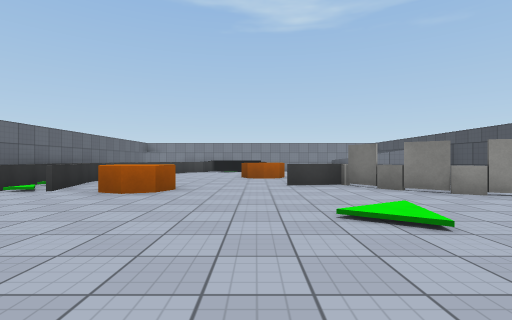
[1] (above)

15 first-person views from a walk through a Unity game level. The camera is 1.2 m above the floor, looks level and sees 85° across. The floor is counted in squares, 2 m on a side. Each view is taken from the middle of a square. On the plan, view 1 faces up. The plan holds only what a view shows up to about 9 squares ahead; the rest is blank. Surface patterns are stand-ins for the level's own textures.

[2]
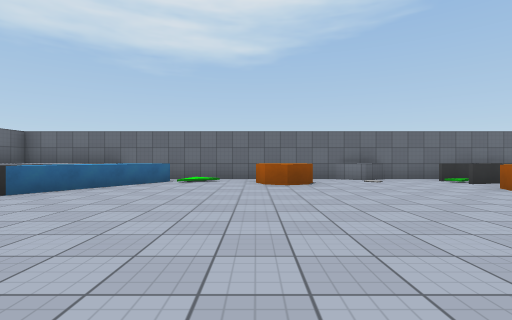

[3]
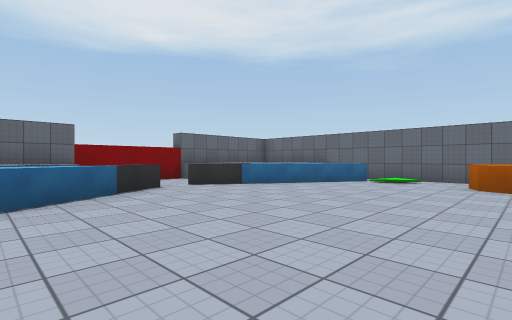

[4]
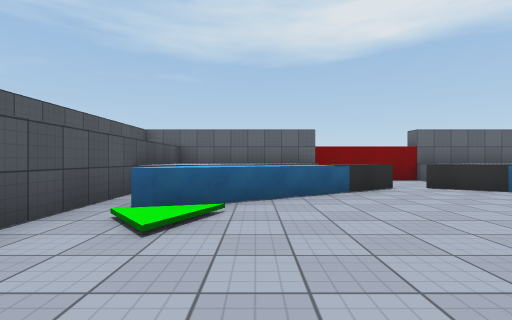

[5]
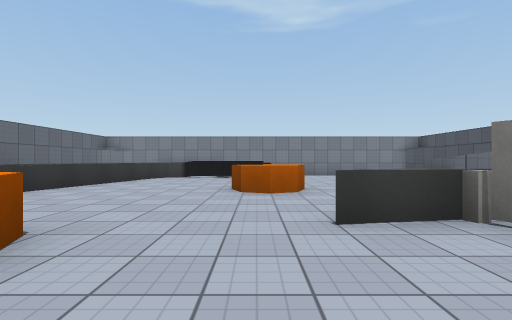

[6]
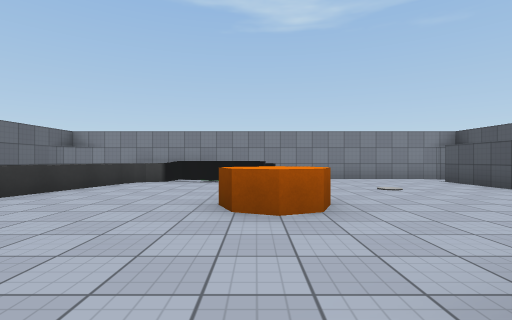

[7]
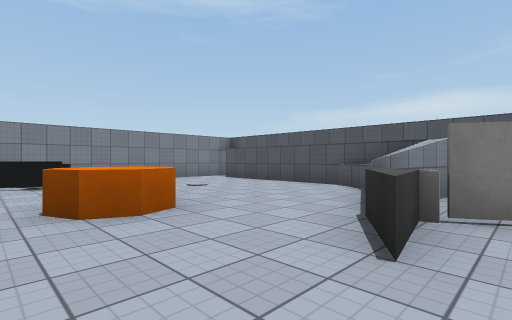

[8]
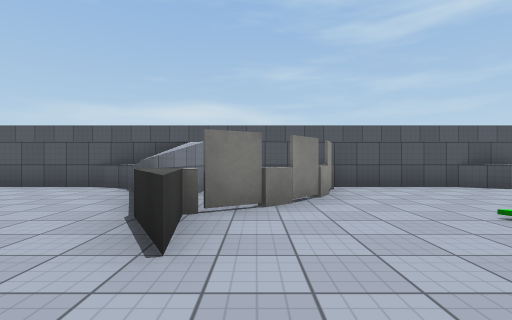

[9]
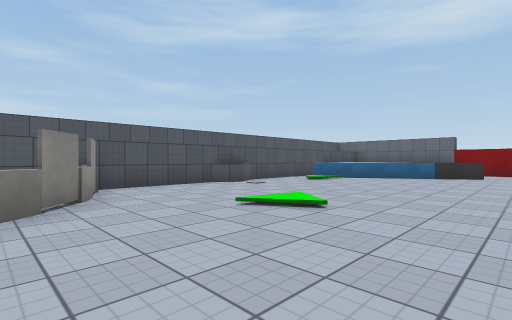

[10]
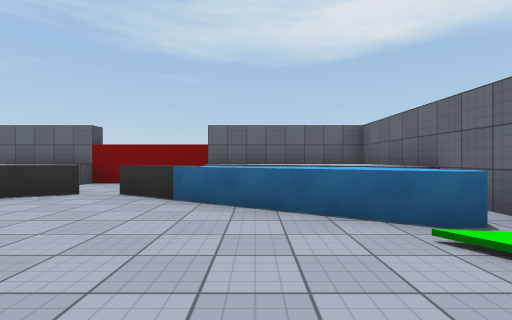

[11]
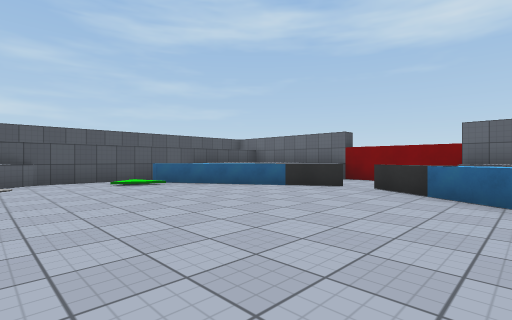

[12]
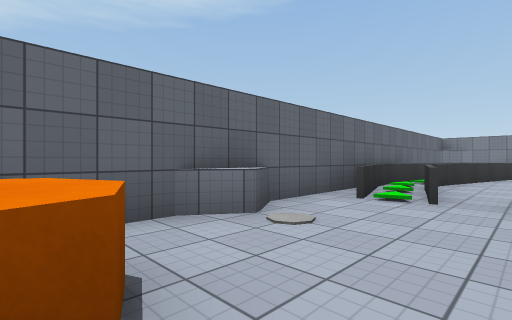

[13]
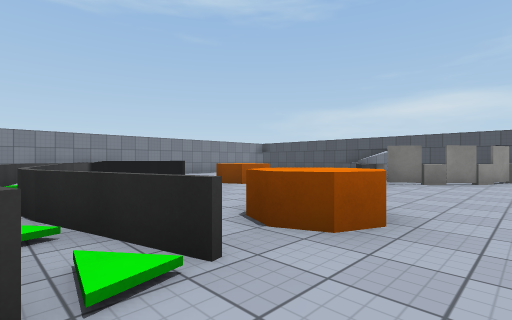

[14]
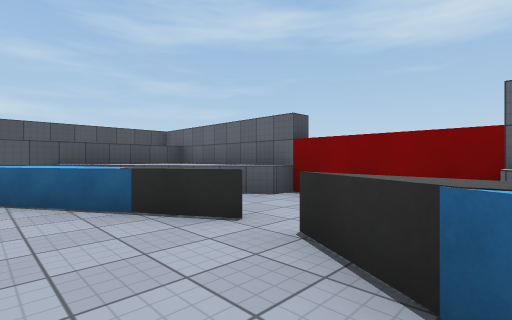

[15]
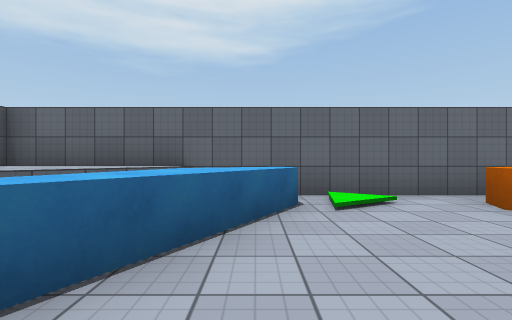

### Floor plan
Key: @ floor where view 1 was taken; # wall or solid block; x gap in a wall; . floor; = window, fence, low wall or low ledge; ^ raised ledge; O other object.
Columns run from 6 left of view 1 to 6 right of it. Each row starts with its distance up from view 1.
 15 #############
 14 #.==#== ....
 13 #===#=# ...#
 12 #==........#
 11 #==........#
 10 #==...^^...#
  9 #==...^....#
  8 #=........^#
  7 #==....OO^##
  6 #=x^^....O.#
  5 #...^.....OO
  4 #..........#
  3 #..........#
  2 #..........#
  1 #^^........#
  0 #.^...@....#
 -1 #..........#
 -2 #..........#
 -3 #^^.......^#
 -4 ##^^^..OO^^#
 -5 #^^ OOOO#.^^
 -6 #^^^....^^^^
 -7 #^^^####^^^#

Positions as (right, up) in squares from view 1, and headings:
1: (0, 0), facing up
2: (3, 0), facing left
3: (3, 1), facing down-left
4: (3, 1), facing down
5: (0, 4), facing up
6: (0, 6), facing up
7: (-1, 6), facing up-right
8: (-1, 6), facing right
9: (-1, 6), facing down-right
10: (-3, 0), facing down
11: (-3, 1), facing down-right
12: (-3, 1), facing up-left
13: (-5, 4), facing up-right
14: (-2, -3), facing down-right
15: (-1, -3), facing left
